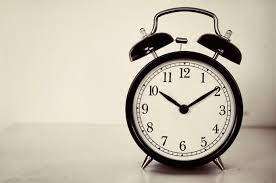
#> input picture alarm.jpg, 276 x 183 px
$ python blur.py
#> lines starting #> are read from the running program, lines starting #| are printed output that depends on the picture
import cv2
import matplotlib.pyplot as plt
im=cv2.imread('alarm.jpg')
#> im is the input picture: shape (183, 276, 3); mean B, G, R 172.7, 187.8, 196.1
dst=cv2.GaussianBlur(im,(5,5),cv2.BORDER_DEFAULT)
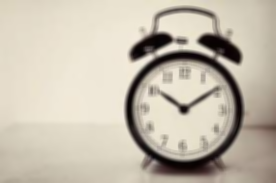
#> dst: shape (183, 276, 3); mean B, G, R 172.7, 187.8, 196.1
plt.imshow(dst)
plt.show()
